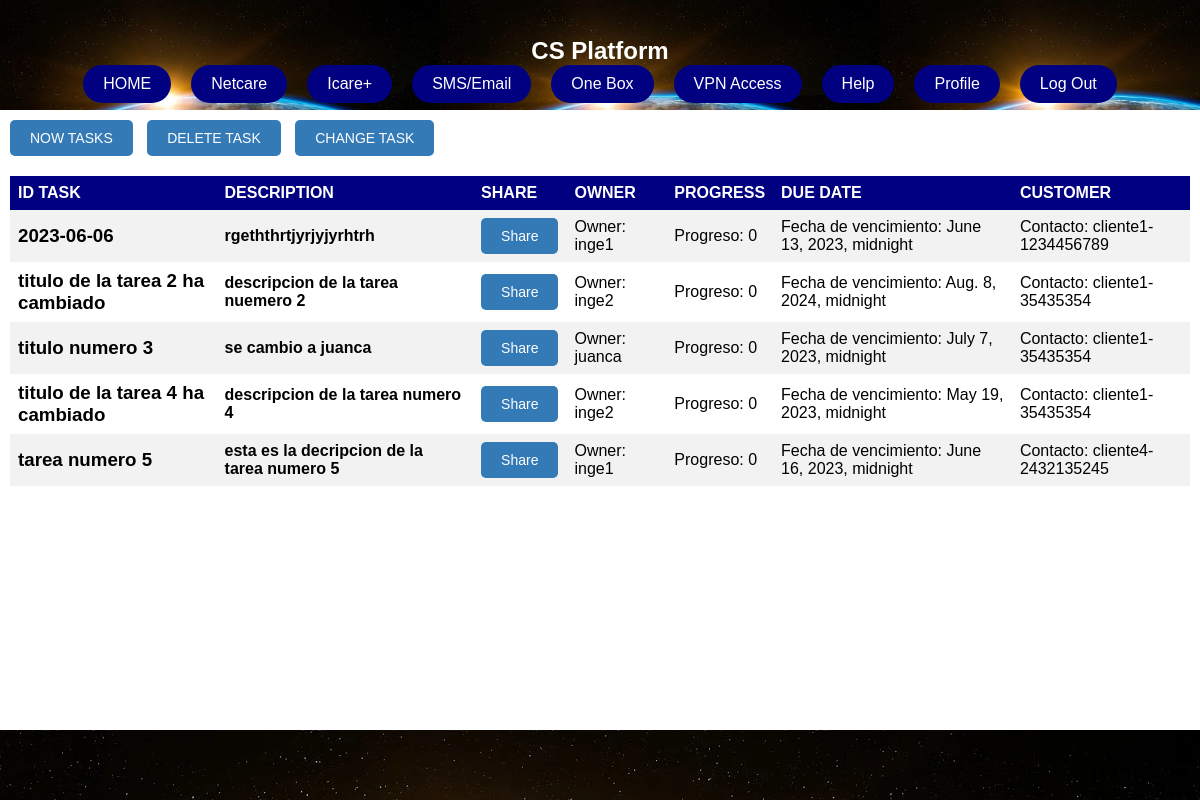
/dashboardhws, run on an earlier commit of the app's database.
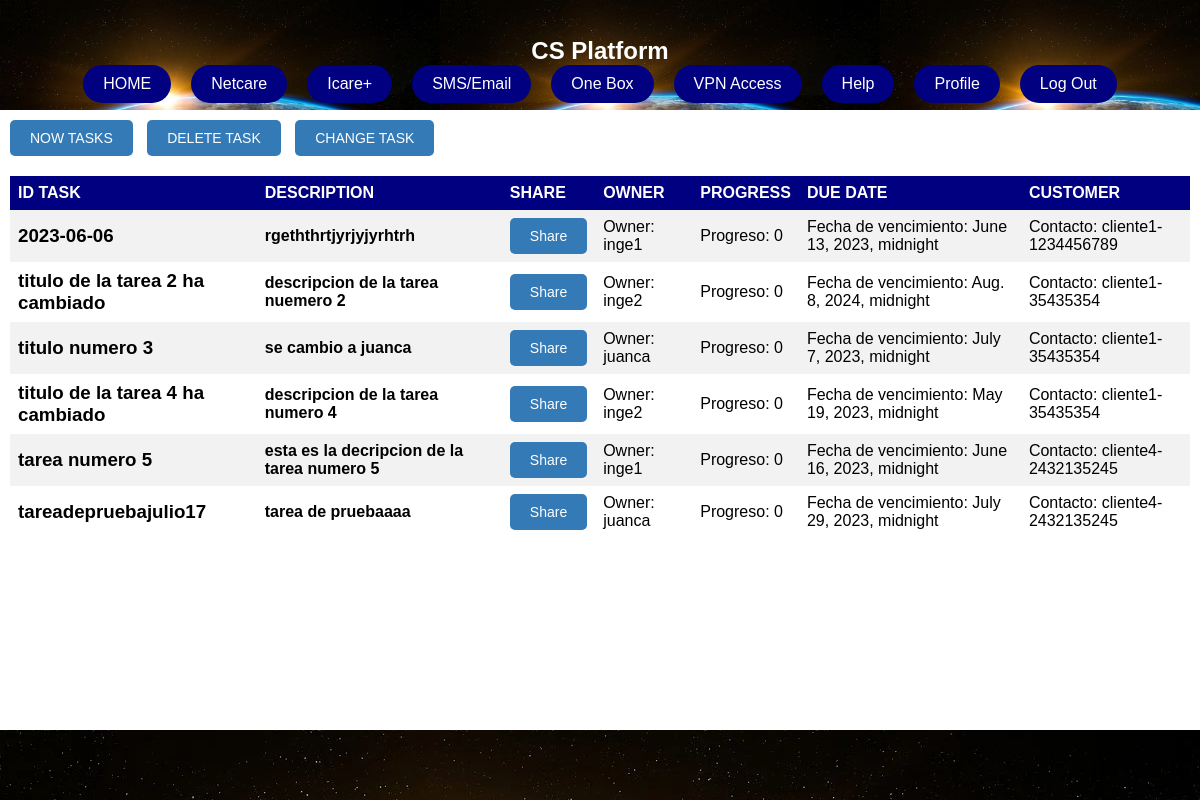
And on a later commit of the database.
### app/models.py (models this page shows)
class Tarea(models.Model):
    titulo = models.CharField(max_length=100)
    descripcion = models.TextField()
    progreso = models.IntegerField(default=0)
    owner = models.ForeignKey(User, on_delete=models.PROTECT)
    fecha_creacion = models.DateTimeField(auto_now_add=True)
    fecha_vencimiento = models.DateTimeField()
    contacto_cliente = models.ForeignKey(Cliente, on_delete=models.PROTECT)

### app/views.py (the view)
# urls.py: path('dashboardhws', views.dashboardhws, name='dashboardhws'),
def dashboardhws(request):
    tareas = Tarea.objects.all()
    contexto = {'tareas': []}
    for tarea in tareas:
        cliente = Cliente.objects.get(id=tarea.contacto_cliente_id)
        tarea.cliente = cliente.nombre+'-'+cliente.contacto  # Agregar el atributo "cliente" a la tarea
        contexto['tareas'].append(tarea)
    return render(request, 'app/dashboardhws.html',contexto)

### app/templates/app/dashboardhws.html (shortened to what this page needs)
{% load static %}
<!DOCTYPE html>
<html lang="en">
<head>
  <link href="{% static 'app/css/dashboard.css' %}" rel="stylesheet">
</head>
<html>
<body>
  <div id="contenedor" class="contenedor">
    <div id="header" class="header">
      <h2>CS Platform</h2>
      <nav id="menu" class="menu">
        <a href="{% url 'app:dashboardhws' %}">HOME</a>
        <a href="{% url 'app:netcare' %}">Netcare</a>
        <a href="{% url 'app:icareplus' %}">Icare+</a>
        <a href="{% url 'app:smsEmail' %}">SMS/Email</a>
        <a href="{% url 'app:onebox' %}">One Box</a>
        <a href="{% url 'app:vpnaccess' %}">VPN Access</a>
        <a href="{% url 'app:help' %}">Help</a>
        <a href="{% url 'app:profile' %}">Profile</a>
        <a href="{% url 'app:loginhw' %}">Log Out</a>
      </nav>
    </div>
    <div class="contenido">
      <div class="tab-buttons">
        <button class="tab-button">NOW TASKS</button>
        <button class="tab-button">DELETE TASK</button>
        <button class="tab-button">CHANGE TASK</button>
      </div>
      <div class="tab active">
            <table>
              <tr>
                <th>ID TASK</th>
                <th>DESCRIPTION</th>
                <th>SHARE</th>
                <th>OWNER</th>
                <th>PROGRESS</th>
                <th>DUE DATE</th>
                <th>CUSTOMER</th>
              </tr>
              {%for tarea in tareas%}
              <tr>
                <td class="title">
                  <h3>{{tarea.titulo}}</h3>
                </td>
                <td>
                  <h4>{{tarea.descripcion}}</h4>
                </td>
                <td class="compare-btn"><button class="compare-btn">Share</button></td>
                <td class="owner">
                  <p>Owner: <span class="owner">{{tarea.owner}}</span></p>
                </td>
                <td class="progress">
                  <p>Progreso: <span class="progress">{{tarea.progreso}}</span></p>
                </td>
                <td class="due-date">
                  <p>Fecha de vencimiento: <span class="due-date">{{tarea.fecha_vencimiento}}</span></p>
                </td>
                <td class="contact-info">
                  <p>Contacto: <span class="contact-info">{{tarea.cliente}}</span></p>
                </td>
              </tr>
              {% endfor %}
            </table>
      </div>
    </div>
    <div class="footer"></div>
  </div>
</body>
</html>

What changed in the data, as far as the page shows it:
added Tarea: titulo "tareadepruebajulio17", descripcion "tarea de pruebaaaa", owner "juanca", progreso "0", fecha_vencimiento "July 29, 2023, midnight", cliente "cliente4-2432135245"
